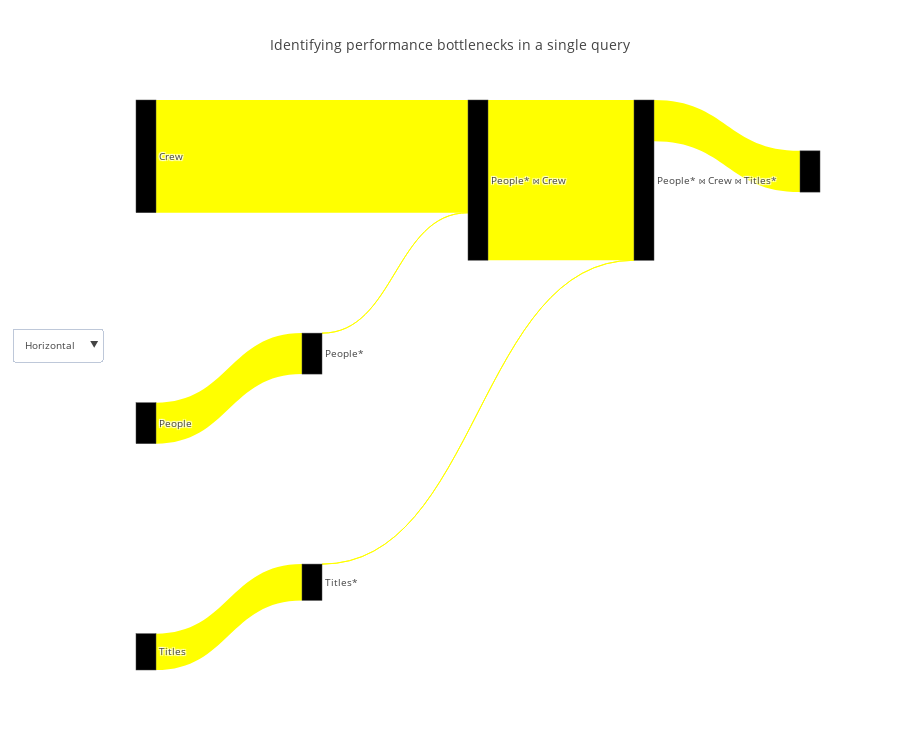

The notebook cell this image was saved under:
### Code cell
query_renderer.vizualize(flow_df, title="Identifying performance bottlenecks in a single query", metrics=["actual_duration"], open_=False)

### Figure 1 — Plotly figure (JSON) as saved in the notebook; plotly's stock layout.template omitted (floating-point values rounded to 4 significant figures)
{"data": [{"link": {"color": ["#ff0", "#ff0", "#ff0", "#ff0", "#ff0", "#ff0", "#ff0"], "label": ["", "Filter condition: (people.name = ANY ('{\"Owen Wilson\",\"Adam Sandler\",\"Jason Segel\"}'::text[]))", "", "Hash Cond ('Inner', '(crew.person_id = people.person_id)')", "", "Filter condition: (titles.genres ~~ '%Comedy%'::text)", "Hash Cond ('Inner', '(titles.title_id = crew.title_id)')"], "source": [0, 1, 2, 3, 4, 5, 6], "target": [1, 3, 3, 6, 5, 6, 7], "value": [564, 1, 1552, 2206, 500, 1, 568]}, "node": {"color": ["black", "black", "black", "black", "black", "black", "black"], "label": ["People", "People*", "Crew", "People* ⋈ Crew", "Titles", "Titles*", "People* ⋈ Crew ⋈ Titles*"], "pad": 200}, "orientation": "h", "type": "sankey", "valueformat": ",", "valuesuffix": [" Seconds", " Seconds", " Seconds", " Seconds", " Seconds", " Seconds", " Seconds"]}], "layout": {"font": {"size": 10}, "height": 750, "title": "Identifying performance bottlenecks in a single query", "updatemenus": [{"buttons": [{"args": ["orientation", "h"], "label": "Horizontal", "method": "restyle"}, {"args": ["orientation", "v"], "label": "Vertical", "method": "restyle"}], "y": 0.6}]}}
